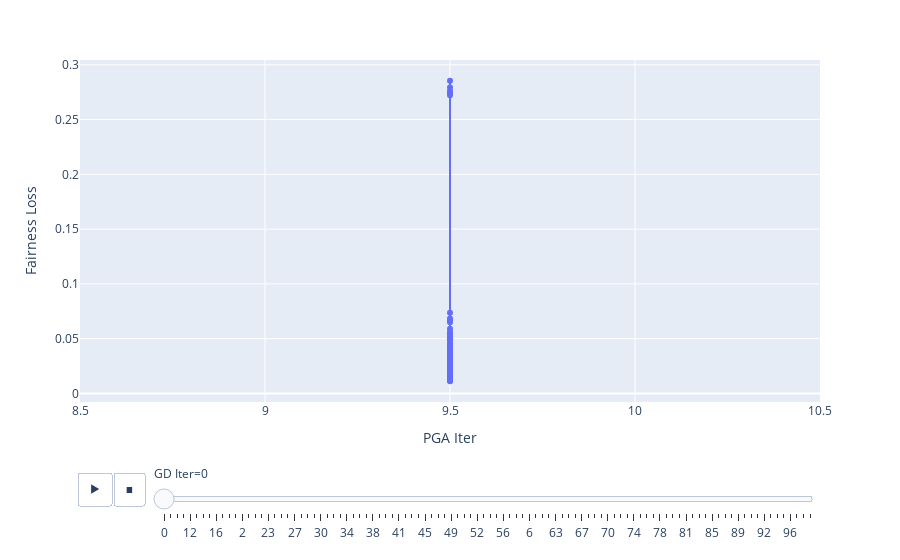

This figure's notebook cell:
### Code cell
px.line(pd.DataFrame(d).groupby(['GD Iter', 'Batch Iter'], as_index=False).mean(), x='PGA Iter', y='Fairness Loss', animation_frame='GD Iter', markers=True)

### Figure 1 — Plotly figure (JSON) as saved in the notebook; plotly's stock layout.template omitted (floating-point values rounded to 4 significant figures; data arrays with more than 128 entries replaced by an {"elided": "..."} marker saying what was removed)
{"data": [{"hovertemplate": "GD Iter=0<br>PGA Iter=%{x}<br>Fairness Loss=%{y}<extra></extra>", "legendgroup": "", "line": {"color": "#636efa", "dash": "solid"}, "marker": {"symbol": "circle"}, "mode": "lines+markers", "name": "", "orientation": "v", "showlegend": false, "type": "scatter", "x": {"elided": "196 float values"}, "xaxis": "x", "y": {"elided": "196 float values"}, "yaxis": "y"}], "layout": {"legend": {"tracegroupgap": 0}, "margin": {"t": 60}, "sliders": [{"active": 0, "currentvalue": {"prefix": "GD Iter="}, "len": 0.9, "pad": {"b": 10, "t": 60}, "steps": [{"args": [["0"], {"frame": {"duration": 0, "redraw": false}, "fromcurrent": true, "mode": "immediate", "transition": {"duration": 0, "easing": "linear"}}], "label": "0", "method": "animate"}, {"args": [["1"], {"frame": {"duration": 0, "redraw": false}, "fromcurrent": true, "mode": "immediate", "transition": {"duration": 0, "easing": "linear"}}], "label": "1", "method": "animate"}, {"args": [["10"], {"frame": {"duration": 0, "redraw": false}, "fromcurrent": true, "mode": "immediate", "transition": {"duration": 0, "easing": "linear"}}], "label": "10", "method": "animate"}, {"args": [["11"], {"frame": {"duration": 0, "redraw": false}, "fromcurrent": true, "mode": "immediate", "transition": {"duration": 0, "easing": "linear"}}], "label": "11", "method": "animate"}, {"args": [["12"], {"frame": {"duration": 0, "redraw": false}, "fromcurrent": true, "mode": "immediate", "transition": {"duration": 0, "easing": "linear"}}], "label": "12", "method": "animate"}, {"args": [["13"], {"frame": {"duration": 0, "redraw": false}, "fromcurrent": true, "mode": "immediate", "transition": {"duration": 0, "easing": "linear"}}], "label": "13", "method": "animate"}, {"args": [["14"], {"frame": {"duration": 0, "redraw": false}, "fromcurrent": true, "mode": "immediate", "transition": {"duration": 0, "easing": "linear"}}], "label": "14", "method": "animate"}, {"args": [["15"], {"frame": {"duration": 0, "redraw": false}, "fromcurrent": true, "mode": "immediate", "transition": {"duration": 0, "easing": "linear"}}], "label": "15", "method": "animate"}, {"args": [["16"], {"frame": {"duration": 0, "redraw": false}, "fromcurrent": true, "mode": "immediate", "transition": {"duration": 0, "easing": "linear"}}], "label": "16", "method": "animate"}, {"args": [["17"], {"frame": {"duration": 0, "redraw": false}, "fromcurrent": true, "mode": "immediate", "transition": {"duration": 0, "easing": "linear"}}], "label": "17", "method": "animate"}, {"args": [["18"], {"frame": {"duration": 0, "redraw": false}, "fromcurrent": true, "mode": "immediate", "transition": {"duration": 0, "easing": "linear"}}], "label": "18", "method": "animate"}, {"args": [["19"], {"frame": {"duration": 0, "redraw": false}, "fromcurrent": true, "mode": "immediate", "transition": {"duration": 0, "easing": "linear"}}], "label": "19", "method": "animate"}, {"args": [["2"], {"frame": {"duration": 0, "redraw": false}, "fromcurrent": true, "mode": "immediate", "transition": {"duration": 0, "easing": "linear"}}], "label": "2", "method": "animate"}, {"args": [["20"], {"frame": {"duration": 0, "redraw": false}, "fromcurrent": true, "mode": "immediate", "transition": {"duration": 0, "easing": "linear"}}], "label": "20", "method": "animate"}, {"args": [["21"], {"frame": {"duration": 0, "redraw": false}, "fromcurrent": true, "mode": "immediate", "transition": {"duration": 0, "easing": "linear"}}], "label": "21", "method": "animate"}, {"args": [["22"], {"frame": {"duration": 0, "redraw": false}, "fromcurrent": true, "mode": "immediate", "transition": {"duration": 0, "easing": "linear"}}], "label": "22", "method": "animate"}, {"args": [["23"], {"frame": {"duration": 0, "redraw": false}, "fromcurrent": true, "mode": "immediate", "transition": {"duration": 0, "easing": "linear"}}], "label": "23", "method": "animate"}, {"args": [["24"], {"frame": {"duration": 0, "redraw": false}, "fromcurrent": true, "mode": "immediate", "transition": {"duration": 0, "easing": "linear"}}], "label": "24", "method": "animate"}, {"args": [["25"], {"frame": {"duration": 0, "redraw": false}, "fromcurrent": true, "mode": "immediate", "transition": {"duration": 0, "easing": "linear"}}], "label": "25", "method": "animate"}, {"args": [["26"], {"frame": {"duration": 0, "redraw": false}, "fromcurrent": true, "mode": "immediate", "transition": {"duration": 0, "easing": "linear"}}], "label": "26", "method": "animate"}, {"args": [["27"], {"frame": {"duration": 0, "redraw": false}, "fromcurrent": true, "mode": "immediate", "transition": {"duration": 0, "easing": "linear"}}], "label": "27", "method": "animate"}, {"args": [["28"], {"frame": {"duration": 0, "redraw": false}, "fromcurrent": true, "mode": "immediate", "transition": {"duration": 0, "easing": "linear"}}], "label": "28", "method": "animate"}, {"args": [["29"], {"frame": {"duration": 0, "redraw": false}, "fromcurrent": true, "mode": "immediate", "transition": {"duration": 0, "easing": "linear"}}], "label": "29", "method": "animate"}, {"args": [["3"], {"frame": {"duration": 0, "redraw": false}, "fromcurrent": true, "mode": "immediate", "transition": {"duration": 0, "easing": "linear"}}], "label": "3", "method": "animate"}, {"args": [["30"], {"frame": {"duration": 0, "redraw": false}, "fromcurrent": true, "mode": "immediate", "transition": {"duration": 0, "easing": "linear"}}], "label": "30", "method": "animate"}, {"args": [["31"], {"frame": {"duration": 0, "redraw": false}, "fromcurrent": true, "mode": "immediate", "transition": {"duration": 0, "easing": "linear"}}], "label": "31", "method": "animate"}, {"args": [["32"], {"frame": {"duration": 0, "redraw": false}, "fromcurrent": true, "mode": "immediate", "transition": {"duration": 0, "easing": "linear"}}], "label": "32", "method": "animate"}, {"args": [["33"], {"frame": {"duration": 0, "redraw": false}, "fromcurrent": true, "mode": "immediate", "transition": {"duration": 0, "easing": "linear"}}], "label": "33", "method": "animate"}, {"args": [["34"], {"frame": {"duration": 0, "redraw": false}, "fromcurrent": true, "mode": "immediate", "transition": {"duration": 0, "easing": "linear"}}], "label": "34", "method": "animate"}, {"args": [["35"], {"frame": {"duration": 0, "redraw": false}, "fromcurrent": true, "mode": "immediate", "transition": {"duration": 0, "easing": "linear"}}], "label": "35", "method": "animate"}, {"args": [["36"], {"frame": {"duration": 0, "redraw": false}, "fromcurrent": true, "mode": "immediate", "transition": {"duration": 0, "easing": "linear"}}], "label": "36", "method": "animate"}, {"args": [["37"], {"frame": {"duration": 0, "redraw": false}, "fromcurrent": true, "mode": "immediate", "transition": {"duration": 0, "easing": "linear"}}], "label": "37", "method": "animate"}, {"args": [["38"], {"frame": {"duration": 0, "redraw": false}, "fromcurrent": true, "mode": "immediate", "transition": {"duration": 0, "easing": "linear"}}], "label": "38", "method": "animate"}, {"args": [["39"], {"frame": {"duration": 0, "redraw": false}, "fromcurrent": true, "mode": "immediate", "transition": {"duration": 0, "easing": "linear"}}], "label": "39", "method": "animate"}, {"args": [["4"], {"frame": {"duration": 0, "redraw": false}, "fromcurrent": true, "mode": "immediate", "transition": {"duration": 0, "easing": "linear"}}], "label": "4", "method": "animate"}, {"args": [["40"], {"frame": {"duration": 0, "redraw": false}, "fromcurrent": true, "mode": "immediate", "transition": {"duration": 0, "easing": "linear"}}], "label": "40", "method": "animate"}, {"args": [["41"], {"frame": {"duration": 0, "redraw": false}, "fromcurrent": true, "mode": "immediate", "transition": {"duration": 0, "easing": "linear"}}], "label": "41", "method": "animate"}, {"args": [["42"], {"frame": {"duration": 0, "redraw": false}, "fromcurrent": true, "mode": "immediate", "transition": {"duration": 0, "easing": "linear"}}], "label": "42", "method": "animate"}, {"args": [["43"], {"frame": {"duration": 0, "redraw": false}, "fromcurrent": true, "mode": "immediate", "transition": {"duration": 0, "easing": "linear"}}], "label": "43", "method": "animate"}, {"args": [["44"], {"frame": {"duration": 0, "redraw": false}, "fromcurrent": true, "mode": "immediate", "transition": {"duration": 0, "easing": "linear"}}], "label": "44", "method": "animate"}, {"args": [["45"], {"frame": {"duration": 0, "redraw": false}, "fromcurrent": true, "mode": "immediate", "transition": {"duration": 0, "easing": "linear"}}], "label": "45", "method": "animate"}, {"args": [["46"], {"frame": {"duration": 0, "redraw": false}, "fromcurrent": true, "mode": "immediate", "transition": {"duration": 0, "easing": "linear"}}], "label": "46", "method": "animate"}, {"args": [["47"], {"frame": {"duration": 0, "redraw": false}, "fromcurrent": true, "mode": "immediate", "transition": {"duration": 0, "easing": "linear"}}], "label": "47", "method": "animate"}, {"args": [["48"], {"frame": {"duration": 0, "redraw": false}, "fromcurrent": true, "mode": "immediate", "transition": {"duration": 0, "easing": "linear"}}], "label": "48", "method": "animate"}, {"args": [["49"], {"frame": {"duration": 0, "redraw": false}, "fromcurrent": true, "mode": "immediate", "transition": {"duration": 0, "easing": "linear"}}], "label": "49", "method": "animate"}, {"args": [["5"], {"frame": {"duration": 0, "redraw": false}, "fromcurrent": true, "mode": "immediate", "transition": {"duration": 0, "easing": "linear"}}], "label": "5", "method": "animate"}, {"args": [["50"], {"frame": {"duration": 0, "redraw": false}, "fromcurrent": true, "mode": "immediate", "transition": {"duration": 0, "easing": "linear"}}], "label": "50", "method": "animate"}, {"args": [["51"], {"frame": {"duration": 0, "redraw": false}, "fromcurrent": true, "mode": "immediate", "transition": {"duration": 0, "easing": "linear"}}], "label": "51", "method": "animate"}, {"args": [["52"], {"frame": {"duration": 0, "redraw": false}, "fromcurrent": true, "mode": "immediate", "transition": {"duration": 0, "easing": "linear"}}], "label": "52", "method": "animate"}, {"args": [["53"], {"frame": {"duration": 0, "redraw": false}, "fromcurrent": true, "mode": "immediate", "transition": {"duration": 0, "easing": "linear"}}], "label": "53", "method": "animate"}, {"args": [["54"], {"frame": {"duration": 0, "redraw": false}, "fromcurrent": true, "mode": "immediate", "transition": {"duration": 0, "easing": "linear"}}], "label": "54", "method": "animate"}, {"args": [["55"], {"frame": {"duration": 0, "redraw": false}, "fromcurrent": true, "mode": "immediate", "transition": {"duration": 0, "easing": "linear"}}], "label": "55", "method": "animate"}, {"args": [["56"], {"frame": {"duration": 0, "redraw": false}, "fromcurrent": true, "mode": "immediate", "transition": {"duration": 0, "easing": "linear"}}], "label": "56", "method": "animate"}, {"args": [["57"], {"frame": {"duration": 0, "redraw": false}, "fromcurrent": true, "mode": "immediate", "transition": {"duration": 0, "easing": "linear"}}], "label": "57", "method": "animate"}, {"args": [["58"], {"frame": {"duration": 0, "redraw": false}, "fromcurrent": true, "mode": "immediate", "transition": {"duration": 0, "easing": "linear"}}], "label": "58", "method": "animate"}, {"args": [["59"], {"frame": {"duration": 0, "redraw": false}, "fromcurrent": true, "mode": "immediate", "transition": {"duration": 0, "easing": "linear"}}], "label": "59", "method": "animate"}, {"args": [["6"], {"frame": {"duration": 0, "redraw": false}, "fromcurrent": true, "mode": "immediate", "transition": {"duration": 0, "easing": "linear"}}], "label": "6", "method": "animate"}, {"args": [["60"], {"frame": {"duration": 0, "redraw": false}, "fromcurrent": true, "mode": "immediate", "transition": {"duration": 0, "easing": "linear"}}], "label": "60", "method": "animate"}, {"args": [["61"], {"frame": {"duration": 0, "redraw": false}, "fromcurrent": true, "mode": "immediate", "transition": {"duration": 0, "easing": "linear"}}], "label": "61", "method": "animate"}, {"args": [["62"], {"frame": {"duration": 0, "redraw": false}, "fromcurrent": true, "mode": "immediate", "transition": {"duration": 0, "easing": "linear"}}], "label": "62", "method": "animate"}, {"args": [["63"], {"frame": {"duration": 0, "redraw": false}, "fromcurrent": true, "mode": "immediate", "transition": {"duration": 0, "easing": "linear"}}], "label": "63", "method": "animate"}, {"args": [["64"], {"frame": {"duration": 0, "redraw": false}, "fromcurrent": true, "mode": "immediate", "transition": {"duration": 0, "easing": "linear"}}], "label": "64", "method": "animate"}, {"args": [["65"], {"frame": {"duration": 0, "redraw": false}, "fromcurrent": true, "mode": "immediate", "transition": {"duration": 0, "easing": "linear"}}], "label": "65", "method": "animate"}, {"args": [["66"], {"frame": {"duration": 0, "redraw": false}, "fromcurrent": true, "mode": "immediate", "transition": {"duration": 0, "easing": "linear"}}], "label": "66", "method": "animate"}, {"args": [["67"], {"frame": {"duration": 0, "redraw": false}, "fromcurrent": true, "mode": "immediate", "transition": {"duration": 0, "easing": "linear"}}], "label": "67", "method": "animate"}, {"args": [["68"], {"frame": {"duration": 0, "redraw": false}, "fromcurrent": true, "mode": "immediate", "transition": {"duration": 0, "easing": "linear"}}], "label": "68", "method": "animate"}, {"args": [["69"], {"frame": {"duration": 0, "redraw": false}, "fromcurrent": true, "mode": "immediate", "transition": {"duration": 0, "easing": "linear"}}], "label": "69", "method": "animate"}, {"args": [["7"], {"frame": {"duration": 0, "redraw": false}, "fromcurrent": true, "mode": "immediate", "transition": {"duration": 0, "easing": "linear"}}], "label": "7", "method": "animate"}, {"args": [["70"], {"frame": {"duration": 0, "redraw": false}, "fromcurrent": true, "mode": "immediate", "transition": {"duration": 0, "easing": "linear"}}], "label": "70", "method": "animate"}, {"args": [["71"], {"frame": {"duration": 0, "redraw": false}, "fromcurrent": true, "mode": "immediate", "transition": {"duration": 0, "easing": "linear"}}], "label": "71", "method": "animate"}, {"args": [["72"], {"frame": {"duration": 0, "redraw": false}, "fromcurrent": true, "mode": "immediate", "transition": {"duration": 0, "easing": "linear"}}], "label": "72", "method": "animate"}, {"args": [["73"], {"frame": {"duration": 0, "redraw": false}, "fromcurrent": true, "mode": "immediate", "transition": {"duration": 0, "easing": "linear"}}], "label": "73", "method": "animate"}, {"args": [["74"], {"frame": {"duration": 0, "redraw": false}, "fromcurrent": true, "mode": "immediate", "transition": {"duration": 0, "easing": "linear"}}], "label": "74", "method": "animate"}, {"args": [["75"], {"frame": {"duration": 0, "redraw": false}, "fromcurrent": true, "mode": "immediate", "transition": {"duration": 0, "easing": "linear"}}], "label": "75", "method": "animate"}, {"args": [["76"], {"frame": {"duration": 0, "redraw": false}, "fromcurrent": true, "mode": "immediate", "transition": {"duration": 0, "easing": "linear"}}], "label": "76", "method": "animate"}, {"args": [["77"], {"frame": {"duration": 0, "redraw": false}, "fromcurrent": true, "mode": "immediate", "transition": {"duration": 0, "easing": "linear"}}], "label": "77", "method": "animate"}, {"args": [["78"], {"frame": {"duration": 0, "redraw": false}, "fromcurrent": true, "mode": "immediate", "transition": {"duration": 0, "easing": "linear"}}], "label": "78", "method": "animate"}, {"args": [["79"], {"frame": {"duration": 0, "redraw": false}, "fromcurrent": true, "mode": "immediate", "transition": {"duration": 0, "easing": "linear"}}], "label": "79", "method": "animate"}, {"args": [["8"], {"frame": {"duration": 0, "redraw": false}, "fromcurrent": true, "mode": "immediate", "transition": {"duration": 0, "easing": "linear"}}], "label": "8", "method": "animate"}, {"args": [["80"], {"frame": {"duration": 0, "redraw": false}, "fromcurrent": true, "mode": "immediate", "transition": {"duration": 0, "easing": "linear"}}], "label": "80", "method": "animate"}, {"args": [["81"], {"frame": {"duration": 0, "redraw": false}, "fromcurrent": true, "mode": "immediate", "transition": {"duration": 0, "easing": "linear"}}], "label": "81", "method": "animate"}, {"args": [["82"], {"frame": {"duration": 0, "redraw": false}, "fromcurrent": true, "mode": "immediate", "transition": {"duration": 0, "easing": "linear"}}], "label": "82", "method": "animate"}, {"args": [["83"], {"frame": {"duration": 0, "redraw": false}, "fromcurrent": true, "mode": "immediate", "transition": {"duration": 0, "easing": "linear"}}], "label": "83", "method": "animate"}, {"args": [["84"], {"frame": {"duration": 0, "redraw": false}, "fromcurrent": true, "mode": "immediate", "transition": {"duration": 0, "easing": "linear"}}], "label": "84", "method": "animate"}, {"args": [["85"], {"frame": {"duration": 0, "redraw": false}, "fromcurrent": true, "mode": "immediate", "transition": {"duration": 0, "easing": "linear"}}], "label": "85", "method": "animate"}, {"args": [["86"], {"frame": {"duration": 0, "redraw": false}, "fromcurrent": true, "mode": "immediate", "transition": {"duration": 0, "easing": "linear"}}], "label": "86", "method": "animate"}, {"args": [["87"], {"frame": {"duration": 0, "redraw": false}, "fromcurrent": true, "mode": "immediate", "transition": {"duration": 0, "easing": "linear"}}], "label": "87", "method": "animate"}, {"args": [["88"], {"frame": {"duration": 0, "redraw": false}, "fromcurrent": true, "mode": "immediate", "transition": {"duration": 0, "easing": "linear"}}], "label": "88", "method": "animate"}, {"args": [["89"], {"frame": {"duration": 0, "redraw": false}, "fromcurrent": true, "mode": "immediate", "transition": {"duration": 0, "easing": "linear"}}], "label": "89", "method": "animate"}, {"args": [["9"], {"frame": {"duration": 0, "redraw": false}, "fromcurrent": true, "mode": "immediate", "transition": {"duration": 0, "easing": "linear"}}], "label": "9", "method": "animate"}, {"args": [["90"], {"frame": {"duration": 0, "redraw": false}, "fromcurrent": true, "mode": "immediate", "transition": {"duration": 0, "easing": "linear"}}], "label": "90", "method": "animate"}, {"args": [["91"], {"frame": {"duration": 0, "redraw": false}, "fromcurrent": true, "mode": "immediate", "transition": {"duration": 0, "easing": "linear"}}], "label": "91", "method": "animate"}, {"args": [["92"], {"frame": {"duration": 0, "redraw": false}, "fromcurrent": true, "mode": "immediate", "transition": {"duration": 0, "easing": "linear"}}], "label": "92", "method": "animate"}, {"args": [["93"], {"frame": {"duration": 0, "redraw": false}, "fromcurrent": true, "mode": "immediate", "transition": {"duration": 0, "easing": "linear"}}], "label": "93", "method": "animate"}, {"args": [["94"], {"frame": {"duration": 0, "redraw": false}, "fromcurrent": true, "mode": "immediate", "transition": {"duration": 0, "easing": "linear"}}], "label": "94", "method": "animate"}, {"args": [["95"], {"frame": {"duration": 0, "redraw": false}, "fromcurrent": true, "mode": "immediate", "transition": {"duration": 0, "easing": "linear"}}], "label": "95", "method": "animate"}, {"args": [["96"], {"frame": {"duration": 0, "redraw": false}, "fromcurrent": true, "mode": "immediate", "transition": {"duration": 0, "easing": "linear"}}], "label": "96", "method": "animate"}, {"args": [["97"], {"frame": {"duration": 0, "redraw": false}, "fromcurrent": true, "mode": "immediate", "transition": {"duration": 0, "easing": "linear"}}], "label": "97", "method": "animate"}, {"args": [["98"], {"frame": {"duration": 0, "redraw": false}, "fromcurrent": true, "mode": "immediate", "transition": {"duration": 0, "easing": "linear"}}], "label": "98", "method": "animate"}, {"args": [["99"], {"frame": {"duration": 0, "redraw": false}, "fromcurrent": true, "mode": "immediate", "transition": {"duration": 0, "easing": "linear"}}], "label": "99", "method": "animate"}], "x": 0.1, "xanchor": "left", "y": 0, "yanchor": "top"}], "updatemenus": [{"buttons": [{"args": [null, {"frame": {"duration": 500, "redraw": false}, "fromcurrent": true, "mode": "immediate", "transition": {"duration": 500, "easing": "linear"}}], "label": "&#9654;", "method": "animate"}, {"args": [[null], {"frame": {"duration": 0, "redraw": false}, "fromcurrent": true, "mode": "immediate", "transition": {"duration": 0, "easing": "linear"}}], "label": "&#9724;", "method": "animate"}], "direction": "left", "pad": {"r": 10, "t": 70}, "showactive": false, "type": "buttons", "x": 0.1, "xanchor": "right", "y": 0, "yanchor": "top"}], "xaxis": {"anchor": "y", "domain": [0, 1], "title": {"text": "PGA Iter"}}, "yaxis": {"anchor": "x", "domain": [0, 1], "title": {"text": "Fairness Loss"}}}}
